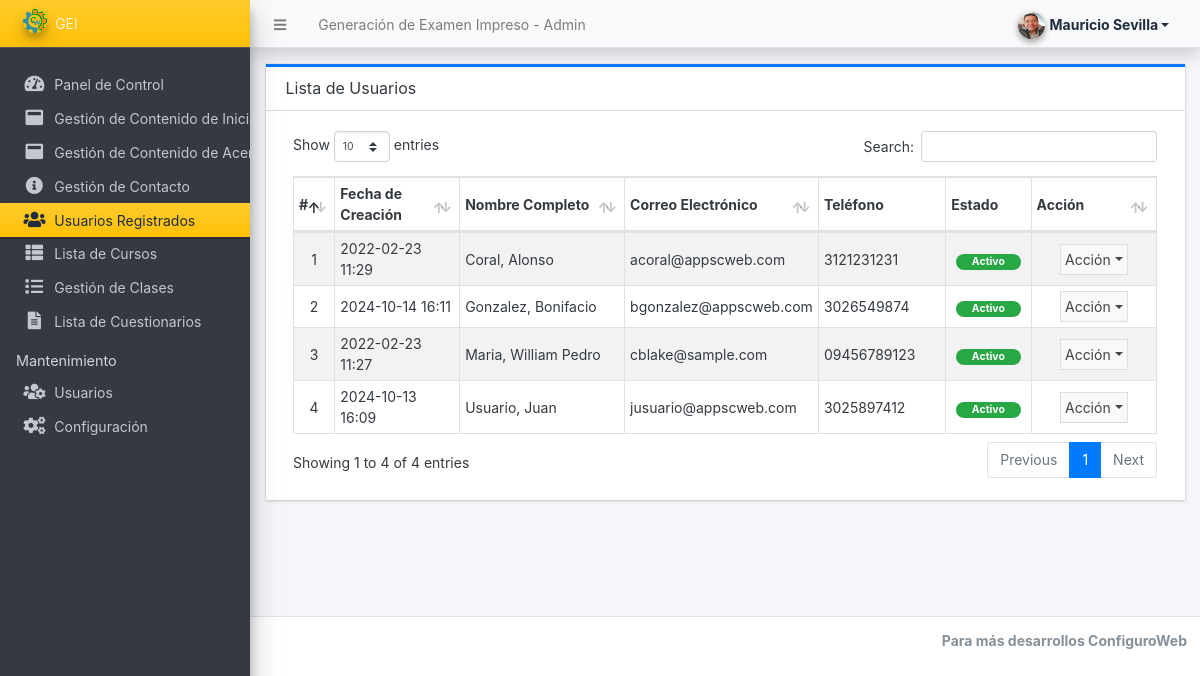
Screenshot of /admin/?page=registered_users (signed in) with the database file from the repository.
### tables this page shows
CREATE TABLE `registered_user_list` (
  `id` int(30) NOT NULL,
  `firstname` text NOT NULL,
  `middlename` text DEFAULT NULL,
  `lastname` text NOT NULL,
  `gender` varchar(100) NOT NULL,
  `dob` date NOT NULL,
  `contact` text NOT NULL,
  `email` text NOT NULL,
  `password` text NOT NULL,
  `avatar` text NOT NULL,
  `status` tinyint(1) NOT NULL DEFAULT 1,
  `delete_flag` tinyint(1) NOT NULL DEFAULT 0,
  `date_created` datetime NOT NULL DEFAULT current_timestamp(),
  `date_updated` datetime DEFAULT NULL ON UPDATE current_timestamp()
);

### config.php (called while the page is built, shortened)
<?php
require_once('classes/DBConnection.php');
require_once('classes/SystemSettings.php');
function validate_image($file){
	if(!empty($file)){
        $ex = explode("?",$file);
        $file = $ex[0];
        $ts = isset($ex[1]) ? "?".$ex[1] : '';
		if(is_file(base_app.$file)){
			return base_url.$file.$ts;
		}else{
			return base_url.'dist/img/no-image-available.png';
		}
	}else{
		return base_url.'dist/img/no-image-available.png';
	}
}
function isMobileDevice(){
    $aMobileUA = array(
        '/iphone/i' => 'iPhone',
        '/ipod/i' => 'iPod',
        '/ipad/i' => 'iPad',
        '/android/i' => 'Android',
        '/blackberry/i' => 'BlackBerry',
        '/webos/i' => 'Mobile'
    );
    return false;
}
?>

### classes/DBConnection.php (called while the page is built, shortened)
<?php
class DBConnection{
    private $host = DB_SERVER;
    private $username = DB_USERNAME;
    private $password = DB_PASSWORD;
    private $database = DB_NAME;
    public $conn;
    public function __construct(){
        if (!isset($this->conn)) {
            $this->conn = new mysqli($this->host, $this->username, $this->password, $this->database);
        }
    }
}
?>

### classes/SystemSettings.php (called while the page is built, shortened)
<?php
class SystemSettings extends DBConnection
{
	function userdata($field = '')
	{
		if (!empty($field)) {
			if (isset($_SESSION['userdata'][$field]))
				return $_SESSION['userdata'][$field];
			else
				return null;
		} else {
			return false;
		}
	}
	function info($field = '')
	{
		if (!empty($field)) {
			if (isset($_SESSION['system_info'][$field]))
				return $_SESSION['system_info'][$field];
			else
				return false;
		} else {
			return false;
		}
	}
}
$_settings = new SystemSettings();

### admin/registered_users/index.php (the view, shortened to what this page needs)
<div class="card card-outline rounded-0 card-primary">
	<div class="card-header">
		<h3 class="card-title">Lista de Usuarios</h3>
	</div>
	<div class="card-body">
		<div class="container-fluid">
			<table class="table table-hover table-striped table-bordered" id="list">
				<colgroup>
					<col width="5%">
					<col width="15%">
					<col width="20%">
					<col width="20%">
					<col width="15%">
					<col width="10%">
					<col width="15%">
				</colgroup>
				<thead>
					<tr>
						<th>#</th>
						<th>Fecha de Creación</th>
						<th>Nombre Completo</th>
						<th>Correo Electrónico</th>
						<th>Teléfono</th>
						<th>Estado</th>
						<th>Acción</th>
					</tr>
				</thead>
				<tbody>
					<?php
					$i = 1;
					$qry = $conn->query("SELECT *,CONCAT(lastname,', ',firstname,' ', COALESCE(middlename,'')) as fullname from `registered_user_list` where delete_flag = 0 order by CONCAT(lastname,', ',firstname,' ', COALESCE(middlename,'')) asc ");
					while ($row = $qry->fetch_assoc()):
					?>
						<tr>
							<td class="text-center"><?php echo $i++; ?></td>
							<td><?php echo date("Y-m-d H:i", strtotime($row['date_created'])) ?></td>
							<td><?php echo $row['fullname'] ?></td>
							<td><?php echo $row['email'] ?></td>
							<td><?php echo $row['contact'] ?></td>
							<td class="text-center">
								<?php if ($row['status'] == 1): ?>
									<span class="badge badge-success px-3 rounded-pill">Activo</span>
								<?php else: ?>
									<span class="badge badge-danger px-3 rounded-pill">Inactivo</span>
								<?php endif; ?>
							</td>
							<td align="center">
								<button type="button" class="btn btn-flat p-1 btn-default btn-sm dropdown-toggle dropdown-icon" data-toggle="dropdown">
									Acción
								</button>
							</td>
						</tr>
					<?php endwhile; ?>
				</tbody>
			</table>
		</div>
	</div>
</div>

### admin/index.php (shortened to what this page needs)
<?php require_once('../config.php'); ?>
<!DOCTYPE html>
<html lang="es" class="" style="height: auto;">
<?php require_once('inc/header.php') ?>
<body class="sidebar-mini layout-fixed control-sidebar-slide-open layout-navbar-fixed sidebar-mini-md sidebar-mini-xs text-sm" data-new-gr-c-s-check-loaded="14.991.0" data-gr-ext-installed="" style="height: auto;">
  <div class="wrapper">
    <?php require_once('inc/topBarNav.php') ?>
    <?php require_once('inc/navigation.php') ?>
    <?php $page = isset($_GET['page']) ? $_GET['page'] : 'home';  ?>
    <div class="content-wrapper  pt-3" style="min-height: 567.854px;">
      <section class="content  text-dark">
        <div class="container-fluid">
          <?php
          if (!file_exists($page . ".php") && !is_dir($page)) {
            include '404.html';
          } else {
            if (is_dir($page))
              include $page . '/index.php';
            else
              include $page . '.php';
          }
          ?>
        </div>
      </section>
    </div>
    <?php require_once('inc/footer.php') ?>
</body>
</html>

### admin/inc/header.php (shortened to what this page needs)
<head>
    <link rel="stylesheet" href="<?php echo base_url ?>plugins/fontawesome-free/css/all.min.css">
    <link rel="stylesheet" href="<?php echo base_url ?>plugins/tempusdominus-bootstrap-4/css/tempusdominus-bootstrap-4.min.css">
  <link rel="stylesheet" href="<?php echo base_url ?>plugins/datatables-bs4/css/dataTables.bootstrap4.min.css">
  <link rel="stylesheet" href="<?php echo base_url ?>plugins/datatables-responsive/css/responsive.bootstrap4.min.css">
  <link rel="stylesheet" href="<?php echo base_url ?>plugins/datatables-buttons/css/buttons.bootstrap4.min.css">
  <link rel="stylesheet" href="<?php echo base_url ?>plugins/select2/css/select2.min.css">
  <link rel="stylesheet" href="<?php echo base_url ?>plugins/select2-bootstrap4-theme/select2-bootstrap4.min.css">
    <link rel="stylesheet" href="<?php echo base_url ?>plugins/icheck-bootstrap/icheck-bootstrap.min.css">
    <link rel="stylesheet" href="<?php echo base_url ?>plugins/jqvmap/jqvmap.min.css">
    <link rel="stylesheet" href="<?php echo base_url ?>dist/css/adminlte.css">
    <link rel="stylesheet" href="<?php echo base_url ?>dist/css/custom.css">
    <link rel="stylesheet" href="<?php echo base_url ?>plugins/overlayScrollbars/css/OverlayScrollbars.min.css">
    <link rel="stylesheet" href="<?php echo base_url ?>plugins/daterangepicker/daterangepicker.css">
    <link rel="stylesheet" href="<?php echo base_url ?>plugins/summernote/summernote-bs4.min.css">
  <link rel="stylesheet" href="<?php echo base_url ?>plugins/sweetalert2-theme-bootstrap-4/bootstrap-4.min.css">
  </head>

### admin/inc/topBarNav.php (shortened to what this page needs)
<nav class="main-header navbar navbar-expand navbar-light shadow text-sm">
  <ul class="navbar-nav">
    <li class="nav-item">
      <a class="nav-link" data-widget="pushmenu" href="#" role="button"><i class="fas fa-bars"></i></a>
    </li>
    <li class="nav-item d-none d-sm-inline-block">
      <a href="<?php echo base_url ?>" class="nav-link"><?php echo (!isMobileDevice()) ? $_settings->info('name') : $_settings->info('short_name'); ?> - Admin</a>
    </li>
  </ul>
  <ul class="navbar-nav ml-auto">
    <li class="nav-item">
      <div class="btn-group nav-link">
        <button type="button" class="btn btn-rounded badge badge-light dropdown-toggle dropdown-icon" data-toggle="dropdown">
          <span><img src="<?php echo validate_image($_settings->userdata('avatar')) ?>" class="img-circle elevation-2 user-img" alt="User Image"></span>
          <span class="ml-3"><?php echo ucwords($_settings->userdata('firstname') . ' ' . $_settings->userdata('lastname')) ?></span>
        </button>
      </div>
    </li>
  </ul>
</nav>

### admin/inc/navigation.php (shortened to what this page needs)
<aside class="main-sidebar sidebar-dark-warning elevation-4 sidebar-no-expand">
  <a href="<?php echo base_url ?>admin" class="brand-link bg-gradient-warning text-sm">
    <img src="<?php echo validate_image($_settings->info('logo')) ?>" alt="Logo de la Tienda" class="brand-image img-circle elevation-3" style="opacity: .8;width: 1.5rem;height: 1.5rem;max-height: unset">
    <span class="brand-text font-weight-light"><?php echo $_settings->info('short_name') ?></span>
  </a>
  <div class="sidebar os-host os-theme-light os-host-overflow os-host-overflow-y os-host-resize-disabled os-host-transition os-host-scrollbar-horizontal-hidden">
    <div class="os-content-glue" style="margin: 0px -8px; width: 249px; height: 646px;"></div>
    <div class="os-padding">
      <div class="os-viewport os-viewport-native-scrollbars-invisible" style="overflow-y: scroll;">
        <div class="os-content" style="padding: 0px 8px; height: 100%; width: 100%;">
          <nav class="mt-4">
            <ul class="nav nav-pills nav-sidebar flex-column text-sm nav-compact nav-flat nav-child-indent nav-collapse-hide-child" data-widget="treeview" role="menu" data-accordion="false">
              <li class="nav-item dropdown">
                <a href="./" class="nav-link nav-home">
                  <i class="nav-icon fas fa-tachometer-alt"></i>
                  <p>
                    Panel de Control
                  </p>
                </a>
              </li>
              <li class="nav-item dropdown">
                <a href="<?php echo base_url ?>admin/?page=home_management" class="nav-link nav-home_management">
                  <i class="nav-icon fas fa-window-maximize"></i>
                  <p>
                    Gestión de Contenido de Inicio
                  </p>
                </a>
              </li>
              <li class="nav-item dropdown">
                <a href="<?php echo base_url ?>admin/?page=about_management" class="nav-link nav-about_management">
                  <i class="nav-icon fas fa-window-maximize"></i>
                  <p>
                    Gestión de Contenido de Acerca de
                  </p>
                </a>
              </li>
              <li class="nav-item dropdown">
                <a href="<?php echo base_url ?>admin/?page=contact_information" class="nav-link nav-contact_information">
                  <i class="nav-icon fas fa-info-circle"></i>
                  <p>
                    Gestión de Contacto
                  </p>
                </a>
              </li>
              <li class="nav-item dropdown">
                <a href="<?php echo base_url ?>admin/?page=registered_users" class="nav-link nav-registered_users">
                  <i class="nav-icon fas fa-users"></i>
                  <p>
                    Usuarios Registrados
                  </p>
                </a>
              </li>
              <li class="nav-item dropdown">
                <a href="<?php echo base_url ?>admin/?page=courses" class="nav-link nav-courses">
                  <i class="nav-icon fas fa-th-list"></i>
                  <p>
                    Lista de Cursos
                  </p>
                </a>
              </li>
              <li class="nav-item dropdown">
                <a href="<?php echo base_url ?>admin/?page=classes" class="nav-link nav-classes">
                  <i class="nav-icon fas fa-list"></i>
                  <p>
                    Gestión de Clases
                  </p>
                </a>
              </li>
              <li class="nav-item dropdown">
                <a href="<?php echo base_url ?>admin/?page=question_papers" class="nav-link nav-question_papers">
                  <i class="nav-icon fas fa-file-alt"></i>
                  <p>
                    Lista de Cuestionarios
                  </p>
                </a>
              </li>
              <?php if ($_settings->userdata('type') == 1): ?>
                <li class="nav-header">Mantenimiento</li>
                <li class="nav-item dropdown">
                  <a href="<?php echo base_url ?>admin/?page=user/list" class="nav-link nav-user_list">
                    <i class="nav-icon fas fa-users-cog"></i>
                    <p>
                      Usuarios
                    </p>
                  </a>
                </li>
                <li class="nav-item dropdown">
                  <a href="<?php echo base_url ?>admin/?page=system_info" class="nav-link nav-system_info">
                    <i class="nav-icon fas fa-cogs"></i>
                    <p>
                      Configuración
                    </p>
                  </a>
                </li>
              <?php endif; ?>
            </ul>
          </nav>
        </div>
      </div>
    </div>
  </div>
</aside>

### admin/inc/footer.php (shortened to what this page needs)
<footer class="main-footer text-sm">
  <div class="float-right d-none d-sm-inline-block">
    <b>Para más desarrollos ConfiguroWeb</b>
  </div>
</footer>
</div>

### admin/inc/topBarNav.php (style rules this page uses)
.user-img { position: absolute; height: 27px; width: 27px; object-fit: cover; left: -7%; top: -12%; }
.btn-rounded { border-radius: 50px; }

### rows the page displays
registered_user_list: date_created "2022-02-23 11:29", fullname "Coral, Alonso", email "acoral@appscweb.com", contact "3121231231", status "Activo"
registered_user_list: date_created "2024-10-14 16:11", fullname "Gonzalez, Bonifacio", email "bgonzalez@appscweb.com", contact "3026549874", status "Activo"
registered_user_list: date_created "2022-02-23 11:27", fullname "Maria, William Pedro", email "cblake@sample.com", contact "09456789123", status "Activo"
registered_user_list: date_created "2024-10-13 16:09", fullname "Usuario, Juan", email "jusuario@appscweb.com", contact "3025897412", status "Activo"

### other values shown
$_settings->info('name') "Generación de Examen Impreso"
$_settings->info('short_name') "GEI"
